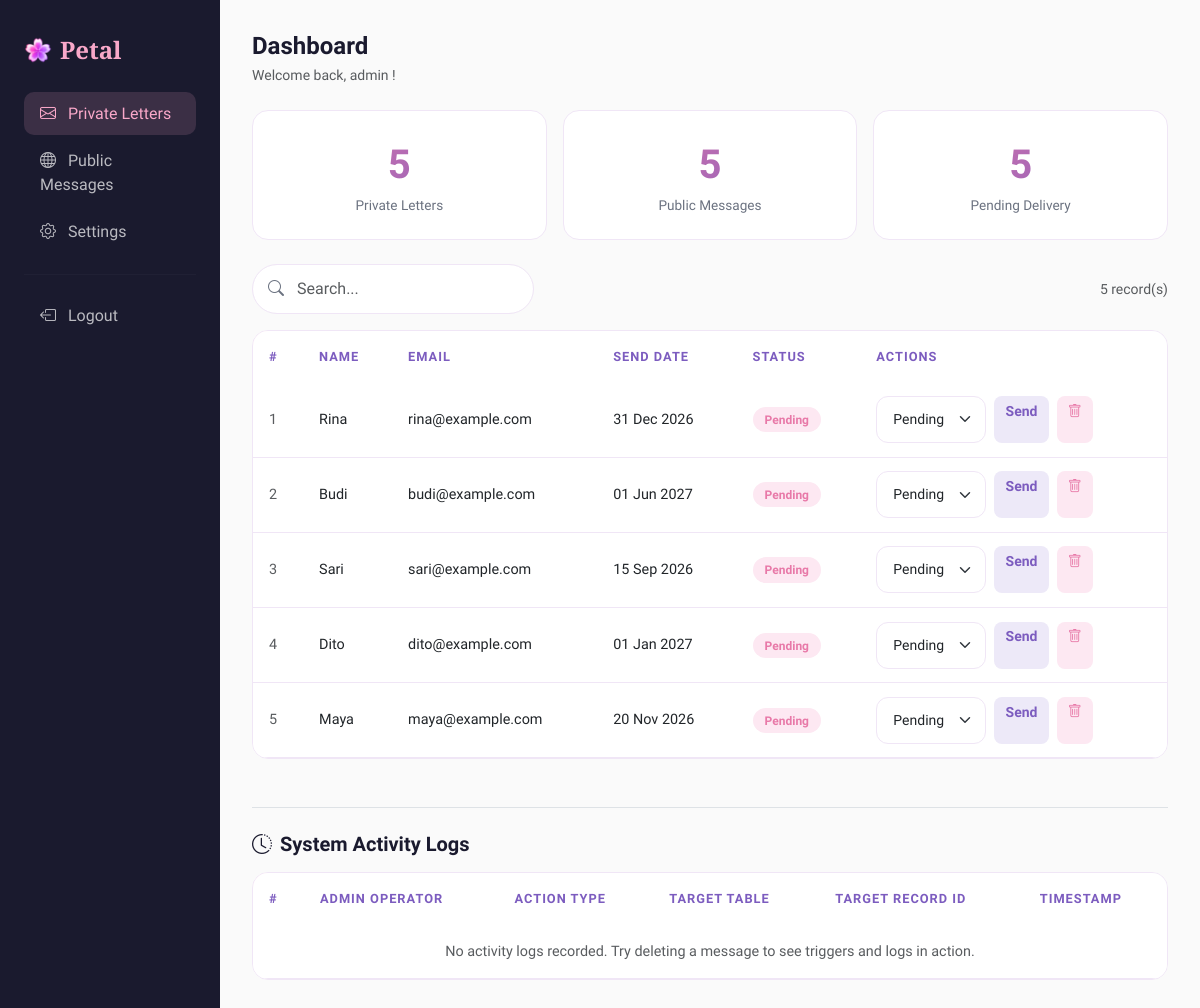
Screenshot of /pages/admin/dashboard.php (signed in) with the database file from the repository.
### tables this page shows
CREATE TABLE IF NOT EXISTS private_messages (
    id INT AUTO_INCREMENT PRIMARY KEY,
    sender_name VARCHAR(100) NOT NULL,
    email_tujuan VARCHAR(150) NOT NULL,
    pesan TEXT NOT NULL,
    tanggal_kirim DATE NOT NULL,
    color VARCHAR(20) DEFAULT 'pink',
    status ENUM('pending', 'sent', 'cancelled') DEFAULT 'pending',
    created_at TIMESTAMP DEFAULT CURRENT_TIMESTAMP,
    FOREIGN KEY (color) REFERENCES colors(name) ON DELETE SET NULL
);

### pages/admin/dashboard.php (the view, shortened to what this page needs)
<?php
require_once '../../includes/config.php';
$total_private = mysqli_fetch_row(mysqli_query($conn, "SELECT COUNT(*) FROM private_messages"))[0];
$total_public  = mysqli_fetch_row(mysqli_query($conn, "SELECT COUNT(*) FROM public_messages"))[0];
$total_pending = mysqli_fetch_row(mysqli_query($conn, "SELECT COUNT(*) FROM private_messages WHERE status='pending'"))[0];
$tab = isset($_GET['tab']) ? $_GET['tab'] : 'private';
$search = isset($_GET['search']) ? htmlspecialchars(trim($_GET['search'])) : '';
$per_page = 10;
$page = isset($_GET['page']) && is_numeric($_GET['page']) ? (int)$_GET['page'] : 1;
$offset = ($page - 1) * $per_page;
if ($tab === 'private') {
    $where = '';
    $total_rows = mysqli_fetch_row(mysqli_query($conn, "SELECT COUNT(*) FROM private_messages $where"))[0];
    $result = mysqli_query($conn, "SELECT *, is_delivery_due(tanggal_kirim, status) AS is_due FROM private_messages $where ORDER BY created_at DESC LIMIT $per_page OFFSET $offset");
    $messages = mysqli_fetch_all($result, MYSQLI_ASSOC);
}
?>
<!DOCTYPE html>
<html lang="id">
<head>
    <link href="https://cdn.jsdelivr.net/npm/bootstrap@5.3.0/dist/css/bootstrap.min.css" rel="stylesheet">
    <link href="https://cdn.jsdelivr.net/npm/bootstrap-icons@1.11.0/font/bootstrap-icons.css" rel="stylesheet">
    <link href="../../assets/css/style.css" rel="stylesheet">
</head>
<body>
<div class="d-flex">
    <div class="admin-sidebar d-none d-md-block" style="width:220px;min-width:220px;">
        <div class="petal-brand mb-4 d-flex align-items-center gap-2">
            <img src="../../assets/img/logo.png" alt="Petal" style="width: 28px; height: auto;"> Petal
        </div>
        <nav class="nav flex-column gap-1">
            <a href="?tab=private" class="nav-link <?= $tab=='private' ? 'active' : '' ?>">
                <i class="bi bi-envelope me-2"></i> Private Letters
            </a>
            <a href="?tab=public" class="nav-link <?= $tab=='public' ? 'active' : '' ?>">
                <i class="bi bi-globe me-2"></i> Public Messages
            </a>
            <a href="settings.php" class="nav-link">
                <i class="bi bi-gear me-2"></i> Settings
            </a>
            <hr style="border-color:rgba(255,255,255,.1);">
            <a href="logout.php" class="nav-link text-danger">
                <i class="bi bi-box-arrow-left me-2"></i> Logout
            </a>
        </nav>
    </div>
    <div class="admin-content flex-grow-1">
        <h4 class="fw-bold mb-1">Dashboard</h4>
        <p class="text-muted small mb-4">Welcome back, <?= htmlspecialchars($_SESSION['admin_username']) ?> !</p>
        <div class="row g-3 mb-4">
            <div class="col-6 col-md-4">
                <div class="stat-card">
                    <div class="stat-number"><?= $total_private ?></div>
                    <div class="stat-label">Private Letters</div>
                </div>
            </div>
            <div class="col-6 col-md-4">
                <div class="stat-card">
                    <div class="stat-number"><?= $total_public ?></div>
                    <div class="stat-label">Public Messages</div>
                </div>
            </div>
            <div class="col-6 col-md-4">
                <div class="stat-card">
                    <div class="stat-number"><?= $total_pending ?></div>
                    <div class="stat-label">Pending Delivery</div>
                </div>
            </div>
        </div>
        <div class="d-flex flex-wrap gap-3 justify-content-between align-items-center mb-3">
            <form method="GET" class="petal-search" style="min-width:220px;">
                <i class="bi bi-search search-icon"></i>
                <input type="text" name="search" class="form-control" placeholder="Search..." value="<?= $search ?>">
            </form>
            <span class="text-muted small"><?= $total_rows ?> record(s)</span>
        </div>
        <div class="petal-table table-responsive">
            <?php if ($tab === 'private'): ?>
            <table class="table mb-0">
                <thead>
                    <tr>
                        <th>#</th>
                        <th>Name</th>
                        <th>Email</th>
                        <th>Send Date</th>
                        <th>Status</th>
                        <th>Actions</th>
                    </tr>
                </thead>
                <tbody>
                    <?php foreach ($messages as $msg): ?>
                    <tr class="<?= isset($msg['is_due']) && $msg['is_due'] == 1 ? 'table-danger' : '' ?>">
                        <td class="text-muted"><?= $msg['id'] ?></td>
                        <td>
                            <?= htmlspecialchars($msg['sender_name']) ?>
                        </td>
                        <td><?= htmlspecialchars($msg['email_tujuan']) ?></td>
                        <td><?= date('d M Y', strtotime($msg['tanggal_kirim'])) ?></td>
                        <td>
                            <span class="badge-<?= $msg['status'] ?>"><?= ucfirst($msg['status']) ?></span>
                        </td>
                        <td>
                            <div class="d-flex gap-2">
                                <form method="POST" action="update-status.php" class="d-inline">
                                    <select name="status" class="form-select form-select-sm" style="width:110px;"
                                            onchange="this.form.submit()">
                                        <option value="pending" <?= $msg['status']=='pending'?'selected':'' ?>>Pending</option>
                                    </select>
                                </form>
                                <?php if ($msg['status'] === 'pending'): ?>
                                <a href="send-now.php?id=<?= $msg['id'] ?>"
                                   class="btn btn-sm"
                                   style="background:var(--purple-light);color:var(--purple-dark);border:none;border-radius:8px;padding:.3rem .7rem;font-weight:600;"
                                   onclick="return confirm('Send this email now to <?= htmlspecialchars($msg['email_tujuan']) ?>?')">
                                    Send
                                </a>
                                <?php endif; ?>
                                <a href="delete.php?id=<?= $msg['id'] ?>&type=private&tab=private"
                                   class="btn btn-sm btn-delete"
                                   style="background:var(--pink-light);color:var(--pink-dark);border:none;border-radius:8px;padding:.3rem .7rem;">
                                    <i class="bi bi-trash"></i>
                                </a>
                            </div>
                        </td>
                    </tr>
                    <?php endforeach; ?>
                </tbody>
            </table>
            <?php endif; ?>
        </div>
        <div class="mt-5 pt-4 border-top">
            <h5 class="fw-bold mb-3"><i class="bi bi-clock-history me-2"></i>System Activity Logs</h5>
            <div class="petal-table table-responsive">
                <table class="table mb-0">
                    <thead>
                        <tr>
                            <th>#</th>
                            <th>Admin Operator</th>
                            <th>Action Type</th>
                            <th>Target Table</th>
                            <th>Target Record ID</th>
                            <th>Timestamp</th>
                        </tr>
                    </thead>
                    <tbody>
                        <?php
                        $logs_res = mysqli_query($conn, "SELECT * FROM v_admin_activity_log ORDER BY created_at DESC LIMIT 10");
                        $logs = mysqli_fetch_all($logs_res, MYSQLI_ASSOC);
                        if (empty($logs)):
                        ?>
                        <tr><td colspan="6" class="text-center text-muted py-3">No activity logs recorded. Try deleting a message to see triggers and logs in action.</td></tr>
                        <?php endif; ?>
                    </tbody>
                </table>
            </div>
        </div>
    </div>
</div>
</body>
</html>

### assets/css/style.css (style rules this page uses)
:root { --pink: #f9a8c9; --pink-light: #fde8f2; --pink-dark: #e879a8; --purple: #a78bca; --purple-light: #ede9f8; --purple-dark: #7c5cbf; --white: #ffffff; --off-white: #fafafa; --dark: #1a1a2e; --gray: #6b7280; --gray-light: #f3f4f6; --border: #f0e6f6; --btn-glass-bg: rgba(220, 210, 245, 0.35); --btn-glass-border: rgba(200, 185, 235, 0.5); --btn-glass-color: #5a3fa0; --btn-glass-hover-bg: rgba(220, 210, 245, 0.55); }
html { scroll-behavior: smooth; }
* { box-sizing: border-box; }
body { font-family: 'Plus Jakarta Sans', sans-serif; background-color: var(--white); color: var(--dark); min-height: 100vh; }
.petal-brand { font-family: 'Playfair Display', serif; font-weight: 700; font-size: 1.5rem; color: var(--purple-dark) !important; text-decoration: none; }
.badge-pending { background: var(--pink-light); color: var(--pink-dark); padding: 0.35rem 0.75rem; border-radius: 50px; font-size: 0.75rem; font-weight: 600; }
.form-control, .form-select { border: 1.5px solid var(--border); border-radius: 12px; padding: 0.75rem 1rem; font-family: 'Plus Jakarta Sans', sans-serif; transition: border-color 0.2s, box-shadow 0.2s; }
.admin-sidebar { background: var(--dark); min-height: 100vh; padding: 2rem 1.5rem; }
.admin-sidebar .petal-brand { color: var(--pink) !important; }
.admin-sidebar .nav-link { color: rgba(255,255,255,0.7) !important; border-radius: 10px; padding: 0.6rem 1rem; transition: all 0.2s; font-weight: 500; }
.admin-sidebar .nav-link:hover, .admin-sidebar .nav-link.active { background: rgba(249, 168, 201, 0.15); color: var(--pink) !important; }
.admin-content { padding: 2rem; background: var(--off-white); min-height: 100vh; }
.stat-card { background: var(--white); border: 1px solid var(--border); border-radius: 16px; padding: 1.5rem; text-align: center; }
.stat-card .stat-number { font-size: 2.5rem; font-weight: 800; background: linear-gradient(135deg, var(--pink-dark), var(--purple-dark)); -webkit-background-clip: text; -webkit-text-fill-color: transparent; background-clip: text; }
.stat-card .stat-label { font-size: 0.85rem; color: var(--gray); font-weight: 500; }
.petal-table { background: var(--white); border-radius: 16px; overflow-x: auto !important; border: 1px solid var(--border); }
.petal-table thead { background: linear-gradient(135deg, var(--pink-light), var(--purple-light)); }
.petal-table thead th { font-weight: 700; font-size: 0.8rem; text-transform: uppercase; letter-spacing: 1px; color: var(--purple-dark); border: none; padding: 1rem; }
.petal-table tbody td { padding: 0.85rem 1rem; border-color: var(--border); vertical-align: middle; font-size: 0.9rem; }
.petal-search { position: relative; }
.petal-search input { padding-left: 2.75rem; border-radius: 50px !important; }
.petal-search .search-icon { position: absolute; left: 1rem; top: 50%; transform: translateY(-50%); color: var(--gray); }
body { background: #ffffff !important; }

### rows the page displays
private_messages: id "1", sender_name "Rina", email_tujuan "rina@example.com", tanggal_kirim "31 Dec 2026", status "Pending"
private_messages: id "2", sender_name "Budi", email_tujuan "budi@example.com", tanggal_kirim "01 Jun 2027", status "Pending"
private_messages: id "3", sender_name "Sari", email_tujuan "sari@example.com", tanggal_kirim "15 Sep 2026", status "Pending"
private_messages: id "4", sender_name "Dito", email_tujuan "dito@example.com", tanggal_kirim "01 Jan 2027", status "Pending"
private_messages: id "5", sender_name "Maya", email_tujuan "maya@example.com", tanggal_kirim "20 Nov 2026", status "Pending"

### other values shown
$_SESSION['admin_username'] "admin"
$total_private "5"
$total_public "5"
$total_pending "5"
$total_rows "5"
